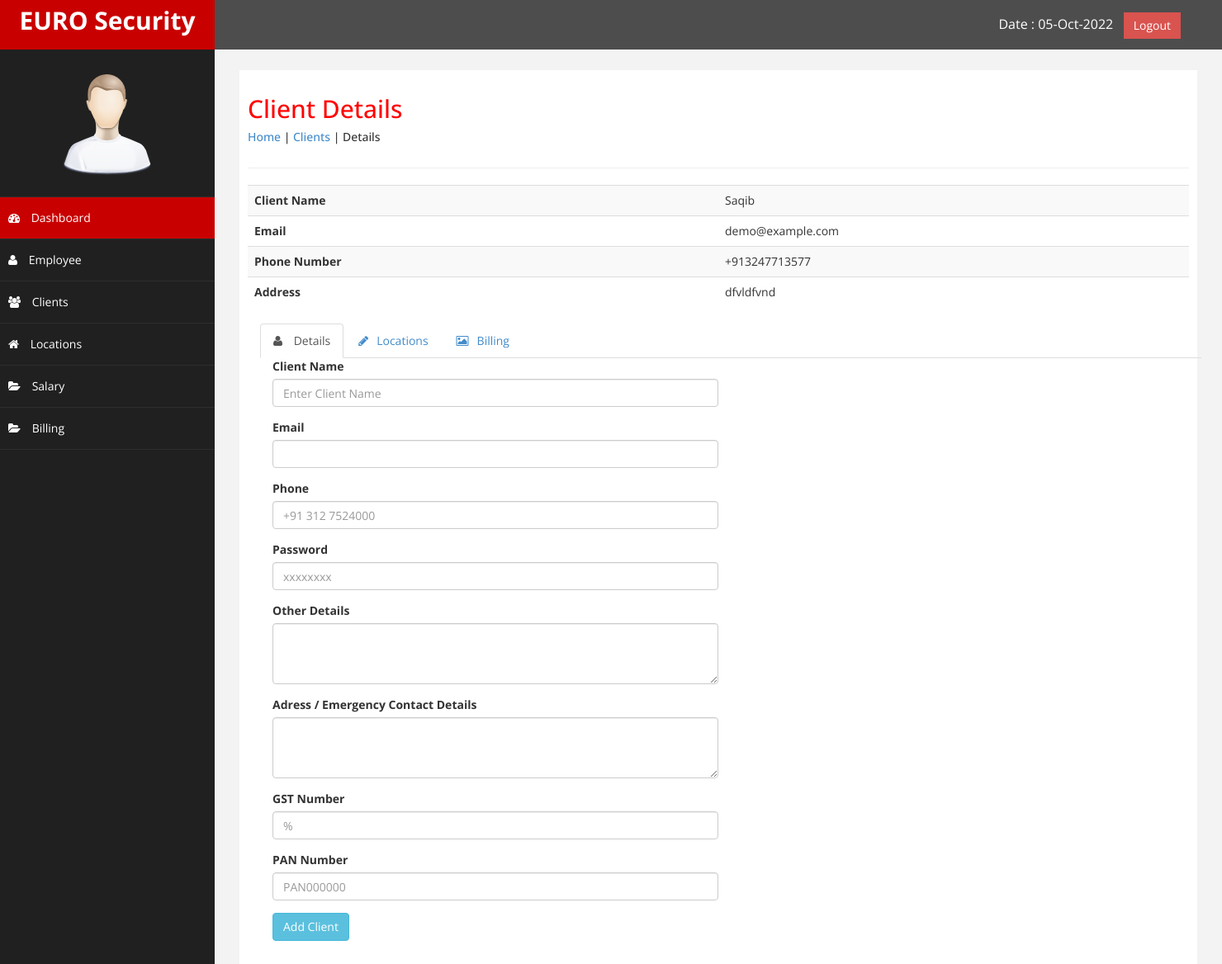
/client-details.php?client_id=1 (signed in), run on the app's committed database.
### tables this page shows
CREATE TABLE `clients` (
  `client_id` int(55) NOT NULL,
  `client_name` varchar(255) NOT NULL,
  `client_email` varchar(255) NOT NULL,
  `client_phone` varchar(255) NOT NULL,
  `password` varchar(255) NOT NULL,
  `other_details` varchar(255) NOT NULL,
  `client_address` varchar(255) NOT NULL,
  `gst_num` varchar(20) NOT NULL,
  `pan_num` varchar(20) NOT NULL,
  `date_added` datetime NOT NULL
);

### client-details.php (the view, shortened to what this page needs)
<?php
include('config.php');
include ('header.php');
include('sidebar.php');
?>
  <div id="page-wrapper" >
	  <div id="page-inner">
		  <div class="row">
			  <div class="col-md-12">
				  <h2>Client Details</h2>
				  <h5><a href="dashboard.php">Home</a> | <a href="clients.php">Clients</a> | Details</h5>
			  </div>
		  </div>
		  <hr />
		  <div class="row">
			  <div class="col-md-12">
			  <?php
								$client_id = $_GET['client_id'];
								$sql = "SELECT * FROM `clients` WHERE `client_id`= '$client_id'";
								$result = $connect->query($sql);
								if($result){
									$crow = mysqli_fetch_array($result);
								?>
								<table class="table table-hover table-striped">
									<tbody>
										<tr>
											<td  style="width: 15%;">
												<strong>Client Name</strong>
											</td>
											<td  style="width: 15%;">
												<?php echo $crow['client_name']; ?>
											</td>
										</tr>
							<tr>
							  <td><strong>Email</strong></td>
							  <td><?php echo $crow['client_email']; ?></td>
							</tr>
							<tr>
							  <td><strong>Phone Number</strong></td>
							  <td><?php echo $crow['client_phone']; ?></td>
							</tr>
							<tr>
							  <td><strong>Address</strong></td>
							  <td><?php echo $crow['client_address']; ?></td>
							</tr>
						  </tbody>
						</table>
						<?php
        }
        ?>
			  </div>
			  <div class="col-md-12">
				  <div id="exTab2" class="container">
					  <ul class="nav nav-tabs">
						  <li class="active"><a  href="#1" data-toggle="tab"><i class="fa fa-user"></i> Details</a></li>
						  <li><a href="#2" data-toggle="tab"><i class="fa fa-pencil"></i>Locations</a></li>
						  <li><a href="#3" data-toggle="tab"><i class="fa fa-picture-o" aria-hidden="true"></i>Billing</a></li>
					  </ul>
					  <div class="tab-content ">
							<div class="tab-pane active" id="1">
								<div class="col-md-6">
									<form role="form" method="post" enctype="multipart/form-data" action="client_process.php">
                                        <div class="form-group">
                                            <label>Client Name</label>
                                            <input class="form-control" type="text" required name="cl_name" placeholder="Enter Client Name " />
                                        </div>
										<div class="form-group">
                                            <label>Email</label>
                                            <input type="email" class="form-control" name="cl_email"  requiredplaceholder="demo@example.com" />
                                        </div>
										<div class="form-group">
                                            <label>Phone</label>
                                            <input class="form-control" type="text" required name="cl_phone" placeholder="+91 312 7524000" />
                                        </div>
										<div class="form-group">
                                            <label>Password</label>
                                            <input class="form-control" type="password" name="cl_password" placeholder="xxxxxxxx" />
                                        </div>
										 <div class="form-group">
                                            <label>Other Details</label>
                                            <textarea class="form-control" name="cl_details" rows="3"></textarea>
                                        </div>
                                        <div class="form-group">
                                            <label>Adress / Emergency Contact Details</label>
                                            <textarea class="form-control" name="cl_address" rows="3"></textarea>
                                        </div>
										<div class="form-group">
                                            <label>GST Number</label>
                                            <input class="form-control" name="gst" placeholder="%" />
                                        </div>
										<div class="form-group">
                                            <label>PAN Number</label>
                                            <input class="form-control" name="cl_pan" placeholder="PAN000000" />
                                        </div>
                                        <button type="submit" class="btn btn-info">Add Client</button>
                                    </form>
								</div>
							</div>
						</div>
					</div>
                </div>
            </div>
    </div>
            </div>
<?php
include('footer.php');
?>

### css/custom.css (style rules this page uses)
body { font-family: 'Open Sans', sans-serif; }
#page-wrapper { padding: 15px 15px; min-height: 600px; background:#F3F3F3; }
#page-inner { width:100%; margin:10px 20px 10px 0px; background-color:#fff!important; padding:10px; min-height:1200px; }
h2 { color: #f00; }
a { text-decoration: none; }
.nav > li > a > i { margin-right:10px; }
@media (min-width:768px) { #page-wrapper { margin: 0 0 0 260px; padding: 15px 30px; min-height: 1200px; } }

### data on the page
clients: client_name "Saqib", client_email "demo@example.com", client_phone "+913247713577", client_address "dfvldfvnd"
